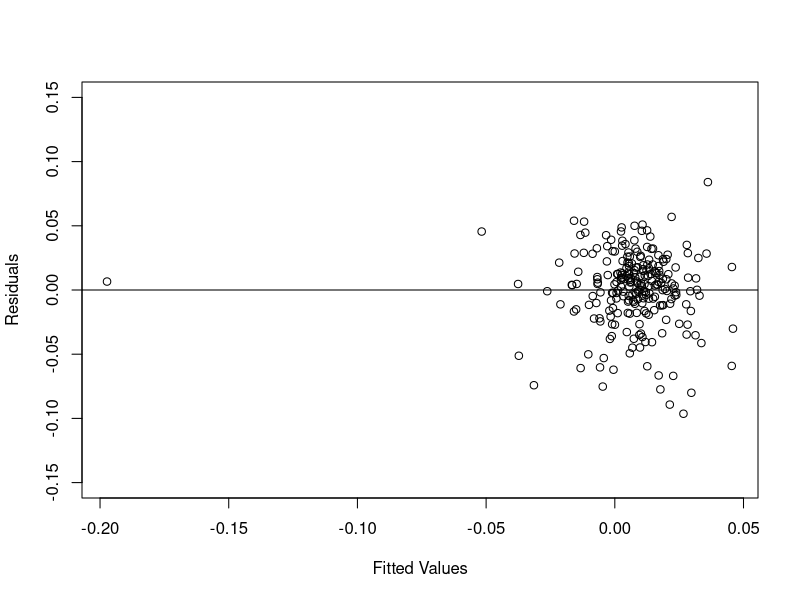
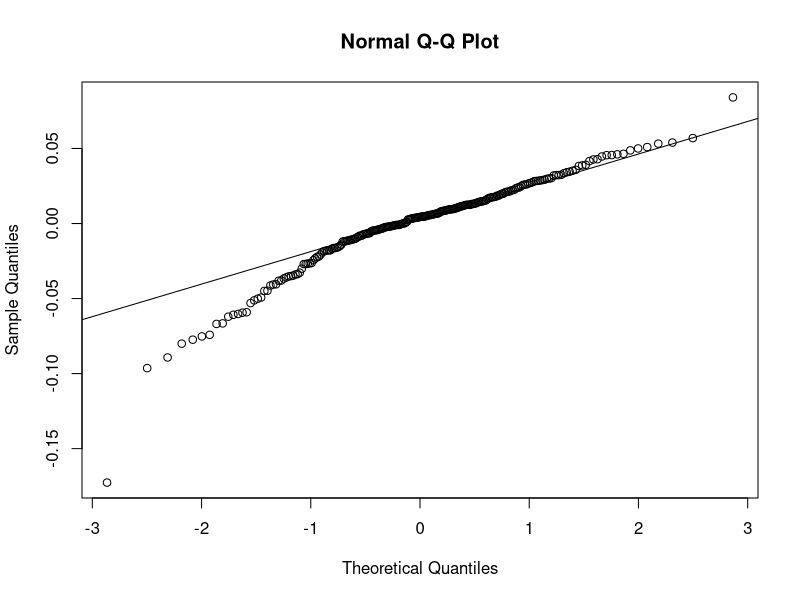
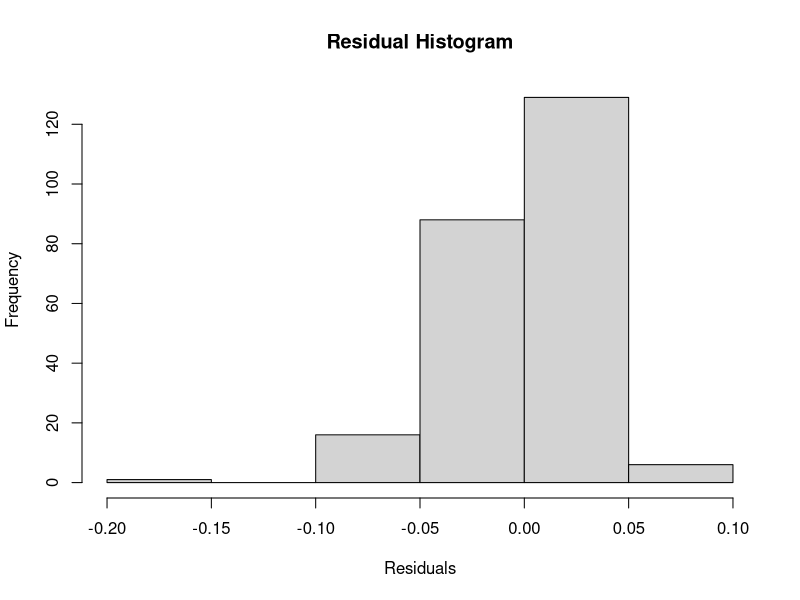

Here is the R script that generated these plots, in order:
## ---- chunk 1
knitr::opts_chunk$set(echo = TRUE)
## ---- chunk 2
library(tidyverse)
data <- read.csv("./data_mastersheet.csv")
## ---- chunk 3
summary(data)
## ---- chunk 4
str(data)
data <- data %>% 
  mutate(gold_price_perc = as.numeric(gold_price_perc),
         mortgage_perc = as.numeric(mortgage_perc),
         nat_gas_perc = as.numeric(nat_gas_perc),
         corn_perc = as.numeric(corn_perc),
         Date = as.Date(Date, "%m/%d/%Y"))
str(data)
colnames(data)
## ---- chunk 5
data_lm <- lm(s_p ~ GDP + Real_GDP + Resi_Pop + Elec + 
                Unemp + house + money_sup + prod + 
                cpi + pers_cosum + security + gold_price_perc + 
                mortgage_perc + nat_gas_perc + corn_perc,
              data = data)
summary(data_lm)
## ---- chunk 6
plot(x = data_lm$fitted.values,
     y = data_lm$residuals,
     ylim = c(-0.15,0.15),
     xlab = "Fitted Values",
     ylab = "Residuals")
abline(0,0)
## ---- chunk 7
qqnorm(data_lm$residuals)
qqline(data_lm$residuals)
## ---- chunk 8
shapiro.test(data_lm$residuals)
## ---- chunk 9
hist(data_lm$residuals,
     xlab = "Residuals",
     ylab = "Frequency",
     main = "Residual Histogram")
